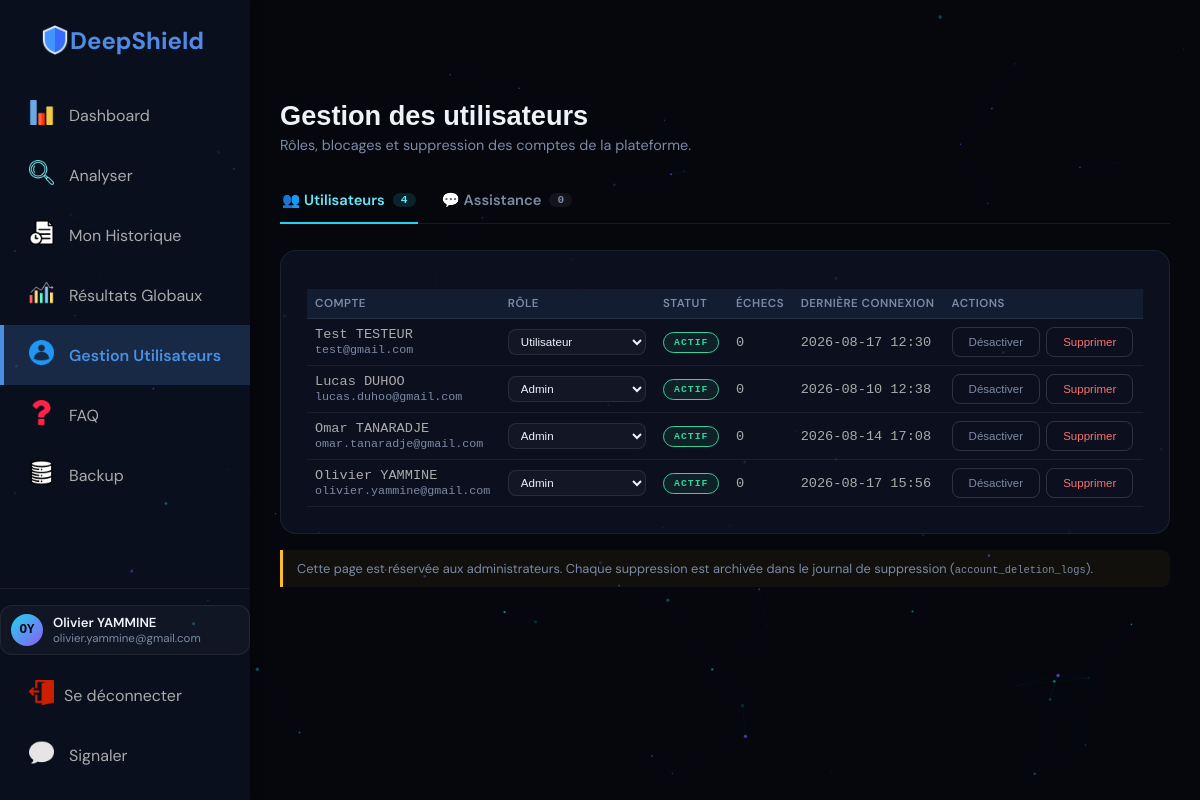
/gestion_users.php (signed in), run on the app's committed database.
### tables this page shows
CREATE TABLE `users` (
  `id` int NOT NULL AUTO_INCREMENT,
  `email` varchar(50) NOT NULL,
  `password_hash` varchar(255) NOT NULL,
  `first_name` varchar(50) DEFAULT NULL,
  `last_name` varchar(50) DEFAULT NULL,
  `profile_photo` varchar(50) NOT NULL DEFAULT 'default-avatar.png',
  `role` tinyint unsigned NOT NULL DEFAULT '2' COMMENT '0=''admin''\r\n1=''premium user''\r\n2=''user''',
  `is_active` tinyint DEFAULT '1' COMMENT '0=inactif, 1=actif, 2=bloqué (trop de tentatives)',
  `failed_login_attempts` tinyint unsigned NOT NULL DEFAULT '0' COMMENT 'Nombre de tentatives de connexion échouées',
  `created_at` timestamp NULL DEFAULT CURRENT_TIMESTAMP,
  `updated_at` timestamp NULL DEFAULT CURRENT_TIMESTAMP ON UPDATE CURRENT_TIMESTAMP,
  `last_login` timestamp NULL DEFAULT NULL,
  `last_try_login` timestamp NULL DEFAULT NULL,
  `email_token` varchar(64) DEFAULT NULL,
  `email_token_expires` datetime DEFAULT NULL,
  `reset_token` varchar(64) DEFAULT NULL,
  `reset_token_expires` datetime DEFAULT NULL,
  PRIMARY KEY (`id`),
  UNIQUE KEY `email` (`email`)
);

CREATE TABLE `assistance` (
  `id` int NOT NULL AUTO_INCREMENT,
  `user_id` int NOT NULL,
  `first_name` varchar(50) NOT NULL,
  `last_name` varchar(50) NOT NULL,
  `email` varchar(255) NOT NULL,
  `role` tinyint NOT NULL,
  `subject` varchar(255) NOT NULL,
  `message` longtext NOT NULL,
  `date_submission` timestamp NOT NULL DEFAULT CURRENT_TIMESTAMP,
  `status` enum('nouveau','lu','resolu','fermé') DEFAULT 'nouveau',
  `admin_notes` longtext,
  `date_response` timestamp NULL DEFAULT NULL,
  PRIMARY KEY (`id`)
);

### src/Auth.php (called while the page is built, shortened)
<?php
final class Auth
{
    public function currentUser(): ?array
    {
        return [
            'id' => $_SESSION['user_id'],
            'email' => $_SESSION['email'] ?? '',
            'first_name' => $_SESSION['first_name'] ?? '',
            'last_name' => $_SESSION['last_name'] ?? '',
            'role' => $_SESSION['role'] ?? 2,
        ];
    }
}

### src/helpers.php (called while the page is built, shortened)
<?php
function e(?string $value): string
{
    return htmlspecialchars($value ?? '', ENT_QUOTES, 'UTF-8');
}

### public/gestion_users.php (the view, shortened to what this page needs)
<?php
require_once __DIR__ . '/../src/bootstrap.php';
$roleLabels = [0 => 'Admin', 1 => 'Utilisateur premium', 2 => 'Utilisateur'];
if ($dbError === null) {
    $currentUser = $auth->currentUser();
    $currentUserId = (int) $currentUser['id'];
}
$csrfToken = ds_csrf_token();
$users = [];
$assistanceRequests = [];
if ($dbError === null) {
    $stmt = $pdo->query('SELECT id, email, first_name, last_name, role, is_active, failed_login_attempts, created_at, last_login FROM users ORDER BY created_at DESC');
    $users = $stmt->fetchAll();
    $stmt = $pdo->query(
        "SELECT * FROM assistance
         ORDER BY FIELD(status, 'nouveau', 'lu', 'resolu', 'fermé'), date_submission DESC"
    );
    $assistanceRequests = $stmt->fetchAll();
}
$assistOpenCount = count(array_filter($assistanceRequests, fn($a) => $a['status'] === 'nouveau'));
?>
<!DOCTYPE html>
<html lang="fr">
<head>
<link href="assets/css/site.css" rel="stylesheet">
<link href="assets/css/app.css" rel="stylesheet">
</head>
<body>
<canvas id="bg-canvas"></canvas>
<div class="app-layout">
  <?php include __DIR__ . '/../src/partials/app_sidebar.php'; ?>
  <main class="app-main">
    <div class="app-page-head">
      <h1>Gestion des utilisateurs</h1>
      <p>Rôles, blocages et suppression des comptes de la plateforme.</p>
    </div>
    <?php if ($dbError !== null): ?>
      <div class="notice"><img src="assets/images/supprimer.png" alt="supprimer.png" width="30px"> Base de données injoignable : <?= e($dbError) ?></div>
    <?php else: ?>
    <nav class="page-tabs">
      <button type="button" class="page-tab active" data-tab="users" onclick="switchPageTab('users', this)">
        👥 Utilisateurs <span class="tab-count"><?= count($users) ?></span>
      </button>
      <button type="button" class="page-tab" data-tab="assistance" onclick="switchPageTab('assistance', this)">
        💬 Assistance <span class="tab-count"><?= $assistOpenCount ?></span>
      </button>
    </nav>
    <div id="tab-users" class="page-tab-panel active">
    <section class="panel">
      <?php if (empty($users)): ?>
        <div class="empty-state"><p>Aucun compte enregistré.</p></div>
      <?php else: ?>
        <table class="table" style="font-size: medium;">
          <thead>
            <tr>
              <th>Compte</th><th>Rôle</th><th>Statut</th><th>Échecs</th><th>Dernière connexion</th><th>Actions</th>
            </tr>
          </thead>
          <tbody>
            <?php foreach ($users as $u): $isSelf = (int) $u['id'] === $currentUserId; ?>
              <tr>
                <td><?= e($u['first_name'] . ' ' . $u['last_name']) ?><br><span class="muted"><?= e($u['email']) ?></span></td>
                <td>
                  <form method="post" style="display:flex;gap:6px;align-items:center;">
                    <select name="role" onchange="this.form.submit()"
                      style="background:rgba(255,255,255,0.03);border:1px solid rgba(255,255,255,0.09);color:var(--text-main);border-radius:8px;padding:5px 8px;font-size:0.85em;">
                      <?php foreach ($roleLabels as $val => $label): ?>
                        <option value="<?= $val ?>" style="background:#0b0f1a;color:#f5f5f5;" <?= (int) $u['role'] === $val ? 'selected' : '' ?>><?= e($label) ?></option>
                      <?php endforeach; ?>
                    </select>
                  </form>
                </td>
                <td>
                  <?php if ((int) $u['is_active'] === 1): ?>
                    <span class="badge badge-ok">ACTIF</span>
                  <?php elseif ((int) $u['is_active'] === 2): ?>
                    <span class="badge badge-warn">BLOQUÉ</span>
                  <?php else: ?>
                    <span class="badge badge-neutral">DÉSACTIVÉ</span>
                  <?php endif; ?>
                </td>
                <td><?= (int) $u['failed_login_attempts'] ?></td>
                <td><?= $u['last_login'] ? e(substr((string) $u['last_login'], 0, 16)) : '—' ?></td>
                <td>
                  <div style="display:flex;gap:6px;flex-wrap:wrap;">
                    <?php if ((int) $u['is_active'] === 2): ?>
                      <form method="post"><input type="hidden" name="action" value="unlock"><input type="hidden" name="user_id" value="<?= (int) $u['id'] ?>"><input type="hidden" name="csrf_token" value="<?= e($csrfToken) ?>"><button type="submit" class="btn-ghost">Débloquer</button></form>
                    <?php elseif ((int) $u['is_active'] === 0): ?>
                      <form method="post"><input type="hidden" name="action" value="activate"><input type="hidden" name="user_id" value="<?= (int) $u['id'] ?>"><input type="hidden" name="csrf_token" value="<?= e($csrfToken) ?>"><button type="submit" class="btn-ghost">Réactiver</button></form>
                    <?php else: ?>
                      <form method="post" onsubmit="return !<?= $isSelf ? 'true' : 'false' ?>;"><button type="submit" class="btn-ghost" <?= $isSelf ? 'disabled title="Vous ne pouvez pas désactiver votre propre compte"' : '' ?>>Désactiver</button></form>
                    <?php endif; ?>
                    <form method="post" onsubmit="return confirm('Supprimer définitivement ce compte ?');"><button type="submit" class="btn-ghost" style="color:var(--danger);" <?= $isSelf ? 'disabled title="Vous ne pouvez pas supprimer votre propre compte"' : '' ?>>Supprimer</button></form>
                  </div>
                </td>
              </tr>
            <?php endforeach; ?>
          </tbody>
        </table>
      <?php endif; ?>
    </section>
    <p class="disclaimer">Cette page est réservée aux administrateurs. Chaque suppression est archivée dans le journal de suppression (<code>account_deletion_logs</code>).</p>
    </div>
    <?php endif; ?>
  </main>
</div>
</body>
</html>

### src/partials/app_sidebar.php (shortened to what this page needs)
<?php
$current_page = basename($_SERVER['PHP_SELF']);
$currentUser = ($auth !== null) ? $auth->currentUser() : null;
$role = $_SESSION['role'] ?? null;
?>
<div class="sidebar">
    <nav class="nav-menu">
        <div class="header-logo"><img src="assets/images/bouclier.png" alt="logo" style="width:30px; height:30px; object-fit:contain;">DeepShield</div>
        <a href="dashboard.php" class="nav-item <?php echo (strpos($current_page, 'dashboard') !== false) ? 'active' : ''; ?>">
            <div class="nav-icon">
                <img src="assets/images/graphiques.png" alt="Dashboard" style="width:25px; height:25px; object-fit:contain;">
            </div>
            <span>Dashboard</span>
        </a>
        <a href="analyser.php" class="nav-item <?php echo ($current_page == 'analyser.php') ? 'active' : ''; ?>">
            <div class="nav-icon">
                <img src="assets/images/rechercher.png" alt="Analyser" style="width:25px; height:25px; object-fit:contain;">
            </div>
            <span>Analyser</span>
        </a>
        <a href="historique.php" class="nav-item <?php echo ($current_page == 'historique.php') ? 'active' : ''; ?>">
            <div class="nav-icon">
                <img src="assets/images/file.png" alt="Mon Historique" style="width:25px; height:25px; object-fit:contain;">
            </div>
            <span>Mon Historique</span>
        </a>
        <?php if ($role === 0): ?>
            <a href="resultats.php" class="nav-item <?php echo ($current_page == 'resultats.php') ? 'active' : ''; ?>">
                <div class="nav-icon">
                    <img src="assets/images/fluctuation.png" alt="Résultats Globaux" style="width:25px; height:25px; object-fit:contain;">
                </div>
                <span>Résultats Globaux</span>
            </a>
        <?php endif; ?>
        <?php if ($role === 0): ?>
            <a href="gestion_users.php" class="nav-item <?php echo ($current_page == 'gestion_users.php') ? 'active' : ''; ?>">
                <div class="nav-icon">
                    <img src="assets/images/user_logo.png" alt="Gestion Utilisateurs" style="width:25px; height:25px; object-fit:contain;">
                </div>
                <span>Gestion Utilisateurs</span>
            </a>
        <?php endif; ?>
        <a href="faq.php" class="nav-item <?php echo ($current_page == 'faq.php') ? 'active' : ''; ?>">
            <div class="nav-icon">
                <img src="assets/images/point-dinterrogation.png" alt="FAQ" style="width:25px; height:25px; object-fit:contain;">
            </div>
            <span>FAQ</span>
        </a>
        <?php if ($role === 0): ?>
            <a href="backup.php" class="nav-item <?php echo ($current_page == 'backup.php') ? 'active' : ''; ?>">
                <div class="nav-icon">
                    <img src="assets/images/database.png" alt="Backup" style="width:25px; height:25px; object-fit:contain;">
                </div>
                <span>Backup</span>
            </a>
        <?php endif; ?>
    </nav>
    <div class="app-sidebar-footer">
        <?php if ($currentUser !== null): ?>
        <a href="profile.php" class="user-pill" style="text-decoration:none;<?php echo ($current_page == 'profile.php') ? 'border-color:var(--cyan);' : ''; ?>" title="Mon profil">
            <span class="user-avatar"><?= e(strtoupper(substr($currentUser['first_name'] ?? '', 0, 1) . substr($currentUser['last_name'] ?? '', 0, 1))) ?></span>
            <div class="user-pill-info">
                <span class="user-name"><?= e(trim(($currentUser['first_name'] ?? '') . ' ' . ($currentUser['last_name'] ?? ''))) ?></span>
                <span class="user-email"><?= e($currentUser['email'] ?? '') ?></span>
            </div>
        </a>
        <a href="logout.php" class="nav-item" style="margin-bottom:-25px;">
            <span class="app-nav-icon"><img src="assets/images/logout.png" alt="Logout" style="width:25px; height:25px; object-fit:contain;"></span>
            <span>Se déconnecter</span>
        </a>
        <a href="assistance.php" class="nav-item nav-assistance-btn" title="Signaler un problème ou demander de l'aide">
            <div class="nav-icon">
                <span class="assistance-icon"><img src="assets/images/speech-bubble.png" alt="Speech-bubble" style="width:25px; height:25px; object-fit:contain;"></span>
            </div>
            <span>Signaler</span>
        </a>
        <?php endif; ?>
    </div>
</div>

### public/assets/css/site.css (style rules this page uses)
*, *::before, *::after { margin: 0; padding: 0; box-sizing: border-box; }
:root { --cyan: #22d3ee; --cyan-bright: #67e8f9; --violet: #8b5cf6; --pink: #f472b6; --bg-deep: #05070d; --bg-dark: #0b0f1a; --bg-card: rgba(16, 22, 38, 0.72); --border-glow: rgba(34, 211, 238, 0.22); --text-main: #eef2fb; --text-muted: #7c8aa5; --ok: #34d399; --warn: #fbbf24; --danger: #f87171; --gradient-main: linear-gradient(135deg, var(--cyan), var(--violet)); --gradient-glow: radial-gradient(ellipse 80% 60% at 50% -20%, rgba(34,211,238,0.16), transparent); --font-display: 'Verdana', sans-serif; --font-body: 'DM Sans', sans-serif; --font-mono: 'Gill Sans', monospace; }
html { scroll-behavior: smooth; }
body { font-family: var(--font-body); background: var(--bg-deep); color: var(--text-main); overflow-x: hidden; }
a { color: inherit; }
#bg-canvas { position: fixed; inset: 0; z-index: 0; pointer-events: none; }
.btn-ghost { background: transparent; border: 1px solid rgba(238,242,251,0.15); color: var(--text-muted); border-radius: 8px; padding: 8px 16px; text-decoration: none; font-size: 0.85em; transition: all .2s; }
section { position: relative; z-index: 1; padding: 110px 24px; max-width: 1100px; margin: 0 auto; }
table { width: 100%; border-collapse: collapse; }
table thead { background: rgba(74, 144, 226, 0.1); }
table thead th { padding: 15px 20px; text-align: left; color: #4a90e2; font-weight: 600; text-transform: uppercase; font-size: 0.85em; letter-spacing: 0.5px; }
table tbody tr { border-bottom: 1px solid rgba(74, 144, 226, 0.1); transition: background 0.3s; }
table tbody td { padding: 15px 20px; color: #aaa; }

### data on the page
users: first_name+last_name "OY", first_name+last_name "Olivier YAMMINE", email "olivier.yammine@gmail.com", role "Admin", is_active "ACTIF", failed_login_attempts "0", last_login "2026-08-17 15:56"
assistance: status "0"
users: first_name+last_name "Test TESTEUR", email "test@gmail.com", role "Utilisateur", is_active "ACTIF", failed_login_attempts "0", last_login "2026-08-17 12:30"
users: first_name+last_name "Lucas DUHOO", email "lucas.duhoo@gmail.com", role "Admin", is_active "ACTIF", failed_login_attempts "0", last_login "2026-08-10 12:38"
users: first_name+last_name "Omar TANARADJE", email "omar.tanaradje@gmail.com", role "Admin", is_active "ACTIF", failed_login_attempts "0", last_login "2026-08-14 17:08"

### other printed values
count($users) "4"
